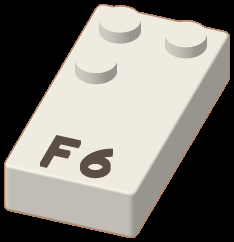
#> input picture Assets/DesignerWorkspace/StoryBricks/Art/brick_f.png, 234 x 242 px
$ python -i braille_face_locator.py   (imports and definitions only)
#> lines starting #> are read from the running program, lines starting #| are printed output that depends on the picture
#> further down, picture is the input picture: shape (242, 234, 3); mean B, G, R 119.8, 126.2, 130
"""Conservative grayscale geometry proposals for separated 2x4 braille top faces.

No color prototypes, printed-letter OCR, supplied corners, or saved-photo layouts.
This is a local baseline, not a guarantee that every physical brick was visible.
Both label-end orientations are returned for the dot adapter to resolve or reject.
"""
from __future__ import annotations
from time import perf_counter
import cv2
import numpy as np

MIN_FACE_WIDTH = 28.0
MAX_FACES = 32


def capture_selection_quad(region, origin=(0, 0)):
    """Validate the visible box and express it in the detector's crop pixels."""
    if not isinstance(region, dict):
        return None
    points = region.get("readingQuad")
    explicit = not (region.get("readingOrientation") in (None, "") and points in (None, []))
    if not explicit:
        return None
    if region.get("readingOrientation") != "labels_toward_viewer" or not isinstance(points, list) or len(points) != 4:
        raise ValueError("The capture box requires four ordered reading corners")
    if any(not isinstance(p, dict) or any(type(p.get(k)) not in (int, float) for k in ("x", "y")) for p in points):
        raise ValueError("Capture-box corners must be numeric")
    quad = np.float32([[p["x"], p["y"]] for p in points]) - np.float32(origin)
    if not np.isfinite(quad).all() or not cv2.isContourConvex(quad) or cv2.contourArea(quad, oriented=True) <= 1:
        raise ValueError("The capture box must be finite, clockwise and nondegenerate")
    return quad


# [37 lines left out: functions capture_face_membership, _segment_intersects_capture, not called in this run]


def _select_capture_faces(proposals, capture_quad, counts, ignored=None):
    selected = []
    for quad, quality in proposals:
        membership = capture_face_membership(quad, capture_quad)
        counts[membership] += 1
        if membership == "inside":
            selected.append((quad, quality))
        elif membership == "crossing" and ignored is not None:
            ignored.append(quad)
    return selected


# [37 lines left out: function _boundary_connected_fragment, not called in this run]


def _retry(reason, message, cells=None, **diagnostics):
    return {"status": "retry_needed", "reason": reason, "message": message,
            "cells": cells or [], "method": "grayscale_edge_face_geometry",
            "completenessVerified": False, "diagnostics": diagnostics}


def _ordered(q):
    q = np.asarray(q, np.float32).reshape(4, 2)
    center = q.mean(axis=0)
    q = q[np.argsort(np.arctan2(q[:, 1]-center[1], q[:, 0]-center[0]))]
    if cv2.contourArea(q, oriented=True) < 0:
        q = q[::-1]
    lengths = np.linalg.norm(np.roll(q, -1, axis=0)-q, axis=1)
    starts = [int(np.argmin(lengths))]
    starts.append((starts[0]+2) % 4)
    # Of the two possible short first edges, choose the visually upper end.
    first = min(starts, key=lambda i: (float((q[i]+q[(i+1)%4])[1]), float((q[i]+q[(i+1)%4])[0])))
    return np.roll(q, -first, axis=0)


def _support(distance, a, b):
    count = max(16, int(np.linalg.norm(b-a)))
    points = np.linspace(a, b, count)[2:-2]
    xy = np.rint(points).astype(int)
    good = (xy[:, 0]>=0)&(xy[:, 0]<distance.shape[1])&(xy[:, 1]>=0)&(xy[:, 1]<distance.shape[0])
    if good.mean() < .98:
        return 0.0
    return float((distance[xy[good, 1], xy[good, 0]] <= 1.8).mean())


def _quality(q, distance):
    if not cv2.isContourConvex(q) or cv2.contourArea(q) < 1000:
        return None
    edge = np.roll(q,-1,axis=0)-q
    sizes = np.linalg.norm(edge,axis=1)
    width = float(min(sizes[0],sizes[2])); length = float((sizes[1]+sizes[3])*.5)
    if width < MIN_FACE_WIDTH or not 1.6 <= length/((sizes[0]+sizes[2])*.5) <= 2.6:
        return None
    if min(sizes[0],sizes[2])/max(sizes[0],sizes[2]) < .68 or min(sizes[1],sizes[3])/max(sizes[1],sizes[3]) < .68:
        return None
    # Reject strongly skewed contours that are commonly background fragments.
    angles = [abs(float(np.dot(edge[i],edge[(i+1)%4])/(sizes[i]*sizes[(i+1)%4]))) for i in range(4)]
    if max(angles) > .55:
        return None
    supports = [_support(distance,q[i],q[(i+1)%4]) for i in range(4)]
    if min(supports) < .54 or np.mean(supports) < .76:
        return None
    return {"edgeSupport": float(np.mean(supports)), "minimumEdgeSupport": min(supports),
            "estimatedStudDiameterPx": .3*width, "widthPx": width, "lengthPx": length}


def _line_quads(gray, distance, capture_quad=None):
    lines = cv2.createLineSegmentDetector(cv2.LSD_REFINE_STD).detect(gray)[0]
    if lines is None:
        return []
    segments=[]
    for line in lines[:,0]:
        a,b=line[:2],line[2:];v=b-a;size=float(np.linalg.norm(v))
        if capture_quad is not None and any(cv2.pointPolygonTest(capture_quad,(float(p[0]),float(p[1])),True)<=3 for p in (a,b)):
            continue
        if size < MIN_FACE_WIDTH*1.6:
            continue
        d=v/size
        if d[1]<0 or (abs(d[1])<.001 and d[0]<0):a,b=b,a;d=-d
        segments.append((a,b,d,size))
    # Keep work bounded in textured scenes and fail closed if overloaded.
    if len(segments)>400:
        return None
    proposals=[]
    for i,(a,b,d,length) in enumerate(segments):
        normal=np.float32([d[1],-d[0]])
        for c,e,other,other_length in segments[i+1:]:
            if float(np.dot(d,other)) < .985:
                continue
            width=abs(float(np.dot(c-a,normal)))
            if width<MIN_FACE_WIDTH or width>min(gray.shape)*.65:
                continue
            if not 1.4<=max(length,other_length)/width<=2.7:
                continue
            ta,tb=float(np.dot(a,d)),float(np.dot(b,d))
            tc,te=float(np.dot(c,d)),float(np.dot(e,d))
            if min(tb,te)-max(ta,tc)<.70*max(length,other_length):
                continue
            if abs(ta-tc)>.35*width or abs(tb-te)>.35*width:
                continue
            def point(p,u,t):
                return p+u*((t-float(np.dot(p,d)))/float(np.dot(u,d)))
            first=min(ta,tc);last=max(tb,te)
            # End boundaries must be supported across the face, not inferred from dots.
            radius=min(12,max(5,width*.18))
            ends=[]
            for base in [first,last]:
                options=[]
                for t in np.arange(base-radius,base+radius+1,1):
                    x,y=point(a,d,t),point(c,other,t)
                    options.append((_support(distance,x,y),-abs(t-base),t))
                ends.append(max(options)[2])
            q=_ordered([point(a,d,ends[0]),point(c,other,ends[0]),point(c,other,ends[1]),point(a,d,ends[1])])
            if _quality(q,distance):proposals.append(q)
    return proposals


def _touching_row_quads(gray, distance):
    """Partition a visible row envelope only at measured, continuous seams.

    Intensity levels propose geometry in either polarity. They never identify
    letters or brick colors. Full-height seam evidence distinguishes touching
    faces from an unmarked slab and from the short edges of studs or printing.
    """
    proposals, envelopes, clipped_envelopes = [], [], []
    for level in range(32, 225, 16):
        for polarity in (cv2.THRESH_BINARY, cv2.THRESH_BINARY_INV):
            mask = cv2.threshold(gray, level, 255, polarity)[1]
            for contour in cv2.findContours(mask, cv2.RETR_EXTERNAL, cv2.CHAIN_APPROX_SIMPLE)[0]:
                area = cv2.contourArea(contour)
                if area < 2 * 1000:
                    continue
                hull = cv2.convexHull(contour)
                if area / max(cv2.contourArea(hull), 1) < .9:
                    continue
                q = cv2.approxPolyDP(hull, .025 * cv2.arcLength(hull, True), True)
                if len(q) != 4:
                    continue
                q = _ordered(q)
                edge = np.roll(q, -1, axis=0) - q
                horizontal = [i for i in range(4) if abs(edge[i, 0]) > abs(edge[i, 1])]
                if len(horizontal) != 2:
                    continue
                first = min(horizontal, key=lambda i: float((q[i] + q[(i+1) % 4])[1]))
                q = np.roll(q, -first, axis=0)
                # Threshold contours lie slightly inside a blurred boundary.
                # Fit each outer edge to nearby measured edges, at most 2px.
                fitted = []
                for a, b in zip(q, np.roll(q, -1, axis=0)):
                    direction = b-a
                    normal = np.float32([-direction[1], direction[0]]) / np.linalg.norm(direction)
                    offset = max(range(-2,3), key=lambda n: (_support(distance,a+n*normal,b+n*normal),-abs(n)))
                    fitted.append((a+offset*normal,direction))
                corners = []
                for index, (a, direction) in enumerate(fitted):
                    previous, other = fitted[index-1]
                    try:
                        t = np.linalg.solve(np.column_stack((direction,-other)), previous-a)[0]
                    except np.linalg.LinAlgError:
                        break
                    corners.append(a+t*direction)
                if len(corners) != 4:
                    continue
                q = np.float32(corners)
                sizes = np.linalg.norm(np.roll(q, -1, axis=0) - q, axis=1)
                width, height = float((sizes[0]+sizes[2])*.5), float((sizes[1]+sizes[3])*.5)
                count = int(round(2 * width / max(height, 1)))
                if not 2 <= count <= MAX_FACES or height < MIN_FACE_WIDTH * 1.6:
                    continue
                if width / count < MIN_FACE_WIDTH or not 1.6 <= height / (width/count) <= 2.6:
                    continue
                if min(sizes[0], sizes[2]) / max(sizes[0], sizes[2]) < .68 or min(sizes[1], sizes[3]) / max(sizes[1], sizes[3]) < .68:
                    continue
                supports = [_support(distance, q[i], q[(i+1) % 4]) for i in range(4)]
                near_border = (q[:,0]<4).any() or (q[:,0]>gray.shape[1]-5).any() or (q[:,1]<4).any() or (q[:,1]>gray.shape[0]-5).any()
                if near_border and sum(s >= .54 for s in supports) >= 3:
                    clipped_envelopes.append(q)
                    continue
                if min(supports) < .54 or np.mean(supports) < .76:
                    continue
                # A row-shaped boundary with no reliable seams is not a single
                # sideways face. Keep it for overlap rejection below.
                envelopes.append(q)
                cw = int(round(160 * width / height))
                destination = np.float32([[0,0],[cw-1,0],[cw-1,159],[0,159]])
                transform = cv2.getPerspectiveTransform(q, destination)
                rectified = cv2.warpPerspective(gray, transform, (cw,160), flags=cv2.INTER_LINEAR).astype(np.float32)
                # A narrow dark seam has lighter material on both sides. Require
                # its evidence through most of the face, not only label strokes.
                contrast = (rectified[:, :-8] + rectified[:, 8:])*.5 - rectified[:, 4:-4]
                coverage = (contrast[12:145] > 2).mean(axis=0)
                lower = (contrast[12:145] > 4).mean(axis=0)
                boundaries, strengths = [0.0], []
                pitch = (cw-1) / count
                for index in range(1, count):
                    expected = index * pitch
                    candidates = range(max(5, int(expected-.12*pitch)), min(cw-5, int(expected+.12*pitch)+1))
                    best = max(candidates, key=lambda x: (coverage[x-4], lower[x-4], -abs(x-expected)), default=None)
                    if best is None or coverage[best-4] < .65 or lower[best-4] < .35:
                        break
                    boundaries.append(float(best))
                    strengths.append(float(coverage[best-4]))
                if len(boundaries) != count:
                    continue
                boundaries.append(float(cw-1))
                # Extra continuous seams invalidate an inferred brick count.
                strong = np.flatnonzero((coverage >= .65) & (lower >= .35)) + 4
                if any(min(abs(float(x)-b) for b in boundaries) > .15*pitch for x in strong):
                    continue
                inverse = np.linalg.inv(transform)
                row = []
                for left, right in zip(boundaries, boundaries[1:]):
                    if not 1.6 <= 159 / (right-left) <= 2.6:
                        break
                    cell = cv2.perspectiveTransform(np.float32([[[left,0],[right,0],[right,159],[left,159]]]), inverse)[0]
                    cell_sizes = np.linalg.norm(np.roll(cell,-1,axis=0)-cell,axis=1)
                    minimum_width = float(min(cell_sizes[0],cell_sizes[2]))
                    if minimum_width < MIN_FACE_WIDTH:
                        break
                    row.append((cell, {"edgeSupport": float(np.mean(supports+strengths)),
                        "minimumEdgeSupport": float(min(supports+strengths)),
                        "estimatedStudDiameterPx": .3*minimum_width, "widthPx": minimum_width,
                        "lengthPx": float((cell_sizes[1]+cell_sizes[3])*.5),
                        "geometrySource": "touching_row_visible_seams", "rowFaceCount": count,
                        "rowEnvelope": q.tolist(),
                        "minimumSeamCoverage": min(strengths)}))
                if len(row) == count:
                    proposals.extend(row)
    return proposals, envelopes, clipped_envelopes


# [138 lines left out: functions _is_clipped_continuation, _reading_plane, _measured_row_cells, not called in this run]


def _edge_row_fallback(gray, distance, region, diagnostics=None, capture_quad=None):
    """Bounded local fragment pairing, used only after ordinary proposals fail."""
    diagnostics = diagnostics if diagnostics is not None else {}
    diagnostics.update(attempted=False, envelopeCandidates=0, acceptedFaceProposals=0)
    if not isinstance(region,dict) or region.get("readingOrientation")!="labels_toward_viewer":
        diagnostics["reason"]="missing_reading_frame"
        return []
    try:
        reading=np.float32([[p["x"],p["y"]] for p in region["readingQuad"]])
        if reading.shape!=(4,2) or not np.isfinite(reading).all() or not cv2.isContourConvex(reading):
            return []
    except (KeyError,TypeError,ValueError):
        return []
    across=(reading[1]-reading[0])+(reading[2]-reading[3]);down=(reading[3]-reading[0])+(reading[2]-reading[1])
    if min(np.linalg.norm(across),np.linalg.norm(down))<1:
        return []
    across/=np.linalg.norm(across);down/=np.linalg.norm(down)
    region_origin = np.float32([region.get("x", 0), region.get("y", 0)])
    metric_plane = _reading_plane(reading - region_origin, region) is not None
    diagnostics["attempted"]=True
    raw=cv2.createLineSegmentDetector(cv2.LSD_REFINE_STD).detect(gray)[0]
    if raw is None:
        return []
    horizontal=[];vertical=[]
    for line in raw[:,0]:
        a,b=line[:2],line[2:];length=float(np.linalg.norm(b-a))
        if capture_quad is not None and any(cv2.pointPolygonTest(capture_quad,(float(p[0]),float(p[1])),True)<=3 for p in (a,b)):
            continue
        if length<MIN_FACE_WIDTH*.7:
            continue
        direction=(b-a)/length
        if abs(float(np.dot(direction,across)))>.96:horizontal.append((a,b,length))
        if abs(float(np.dot(direction,down)))>.96:vertical.append((a,b,length))
    horizontal=sorted(horizontal,key=lambda x:x[2],reverse=True)[:64]
    vertical=sorted(vertical,key=lambda x:x[2],reverse=True)[:32]
    groups=[]
    for a,b,_ in horizontal:
        direction=(b-a)/np.linalg.norm(b-a)
        if np.dot(direction,across)<0:direction=-direction
        normal=np.float32([-direction[1],direction[0]])
        points=[]
        for c,d,length in horizontal:
            if abs(float(np.dot((d-c)/length,direction)))>.985 and max(abs(float(np.dot(c-a,normal))),abs(float(np.dot(d-a,normal))))<3:
                points.extend((c,d))
        vx,vy,px,py=cv2.fitLine(np.float32(points),cv2.DIST_L2,0,.01,.01).reshape(-1)
        vector=np.float32([vx,vy]);origin=np.float32([px,py])
        if np.dot(vector,across)<0:vector=-vector
        projection=(np.float32(points)-origin)@vector
        start,end=origin+projection.min()*vector,origin+projection.max()*vector
        if any(abs(float(np.cross(v,start-p)))<3 and abs(float(np.dot(v,vector)))>.995 for p,v,_ in groups):
            continue
        groups.append((start,vector,float(np.linalg.norm(end-start))))
    groups=sorted(groups,key=lambda g:g[2],reverse=True)[:16]
    diagnostics.update(rowBoundaryGroups=len(groups),depthFragments=len(vertical))
    def cross(a,u,b,v):
        try:return a+np.linalg.solve(np.column_stack((u,-v)),b-a)[0]*u
        except np.linalg.LinAlgError:return None
    results=[];attempts=0
    for index,(a,u,_) in enumerate(groups):
        for b,v,_ in groups[index+1:]:
            if abs(float(np.dot(u,v)))<.985:
                continue
            top,bottom=(a,u),(b,v)
            if np.dot(a,down)>np.dot(b,down):top,bottom=bottom,top
            separation=float(np.dot(bottom[0]-top[0],down))
            if not MIN_FACE_WIDTH*1.6<=separation<gray.shape[0]*.8:
                continue
            sides=[]
            for c,d,length in vertical:
                axis=(d-c)/length
                p=cross(top[0],top[1],c,axis);q=cross(bottom[0],bottom[1],c,axis)
                if p is None or q is None:continue
                start,end=sorted((float(np.dot(p-c,axis)),float(np.dot(q-c,axis))))
                # A stud may interrupt a rear corner. Complete at most the
                # unobserved 45% of a side when capture-plane geometry exists;
                # retain measured-span and edge-support checks below.
                extension = .45 if metric_plane else .3
                if min(end,length)-max(start,0)<.55*(end-start) or start<-extension*(end-start) or end>length+extension*(end-start):continue
                if _support(distance,p,q)<.54:continue
                sides.append((p,q))
            sides.sort(key=lambda s:float(np.dot((s[0]+s[1])*.5,across)))
            for i,(tl,bl) in enumerate(sides):
                for tr,br in sides[i+1:]:
                    if np.linalg.norm(tr-tl)<MIN_FACE_WIDTH*2:continue
                    attempts+=1
                    if attempts>128:
                        diagnostics["reason"]="candidate_limit"
                        return []
                    quad=np.float32([tl,tr,br,bl])
                    if not cv2.isContourConvex(quad) or cv2.contourArea(quad,oriented=True)<=0:continue
                    if (quad[:,0]<4).any() or (quad[:,0]>gray.shape[1]-5).any() or (quad[:,1]<4).any() or (quad[:,1]>gray.shape[0]-5).any():continue
                    diagnostics["envelopeCandidates"]+=1
                    partition = {"quad": (quad + region_origin).tolist()}
                    results.extend(_measured_row_cells(gray,distance,quad,region,partition))
                    if len(diagnostics.setdefault("partitions", [])) < 16:
                        diagnostics["partitions"].append(partition)
    diagnostics["acceptedFaceProposals"]=len(results)
    diagnostics["reason"]="ok" if results else "no_supported_row_and_seams"
    return results


def locate_faces(frame_bgr, region=None):
    """Return ordered full-image quads; status=retry_needed means reject the whole word."""
    started=perf_counter()
    if not isinstance(frame_bgr,np.ndarray) or frame_bgr.dtype!=np.uint8 or frame_bgr.ndim not in (2,3):
        return _retry("invalid_image","A valid grayscale or BGR image is required.")
    h,w=frame_bgr.shape[:2]
    if min(h,w)<32 or max(h,w)>4096 or (frame_bgr.ndim==3 and frame_bgr.shape[2]!=3):
        return _retry("invalid_image","Image dimensions or channels are unsupported.")
    if region is None:x,y,rw,rh=0,0,w,h
    else:
        try:x,y,rw,rh=[region[k] for k in ("x","y","width","height")]
        except (TypeError,KeyError):return _retry("invalid_region","A valid capture region is required.")
        if any(type(v) is not int for v in (x,y,rw,rh)) or x<0 or y<0 or rw<32 or rh<32 or x+rw>w or y+rh>h:
            return _retry("invalid_region","The capture region does not match this image.")
    crop=frame_bgr[y:y+rh,x:x+rw]
    try:
        capture_quad = capture_selection_quad(region, (x, y))
    except (ValueError, TypeError, cv2.error):
        return _retry("invalid_reading_geometry", "The saved capture box is invalid. Capture again.")
    selection = {"mode": "reading_quad" if capture_quad is not None else "legacy_rectangle",
                 "inside": 0, "outside": 0, "crossing": 0, "ignoredBoundaryLines": 0,
                 "boundaryMarginPixels": 2 if capture_quad is not None else 0}
    gray=cv2.cvtColor(crop,cv2.COLOR_BGR2GRAY) if crop.ndim==3 else crop
    gray=cv2.GaussianBlur(gray,(3,3),.55)
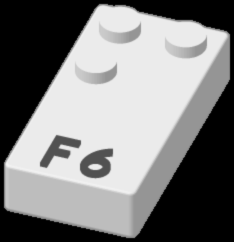
#> gray: shape (242, 234); min 0, max 246, mean 126.5
    edges=cv2.Canny(gray,8,24)
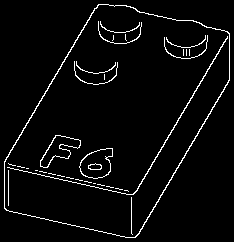
#> edges: shape (242, 234); 3.9% white in thin lines or dots
    distance=cv2.distanceTransform(255-edges,cv2.DIST_L2,3)
    proposals=[];ignored_boundary_faces=[]
    for contour in cv2.findContours(edges,cv2.RETR_LIST,cv2.CHAIN_APPROX_SIMPLE)[0]:
        if cv2.contourArea(contour)<1000:continue
        q=cv2.approxPolyDP(contour,.025*cv2.arcLength(contour,True),True)
        if len(q)!=4 or not cv2.isContourConvex(q):continue
        q=_ordered(q)
        if _quality(q,distance):proposals.append(q)
#> this loop made 38 passes
#> contour on passes 1, 2, 6, 13, 14, 15, 24, 27: [[131, 197], [131, 233], [132, 234], [131, 233]], [[124, 190], [127, 190], [128, 191], [127, 190]], [[93, 183], [95, 183]], [[35, 170], [37, 170]], [[8, 170], [8, 205]], [[26, 168], [28, 168]], [[104, 74], [104, 79]], [[189, 49], [189, 55]]
#> (the rest of the program and of its run is left out)
